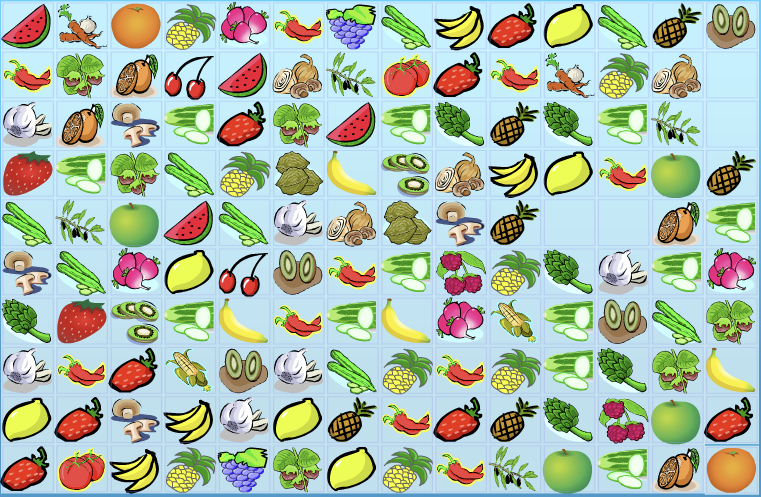
#> input picture input1.jpg, 761 x 497 px
$ python -i fruit.py   (imports and definitions only)
#> lines starting #> are read from the running program, lines starting #| are printed output that depends on the picture; after the words box and inside, x2 and y2 are one past the last pixel; in counts of white or black regions, pixels touching at a corner belong together
#> further down, picture is the input picture: shape (497, 761, 3); mean B, G, R 171.5, 188.4, 171.3
import cv2
import numpy as np
from skimage.metrics import structural_similarity as ssim
import random

from PIL import ImageGrab
import numpy as np

from collections import deque
import matplotlib.pyplot as plt

# 定义方向向量，上、下、左、右
DIRECTIONS = [(-1, 0), (1, 0), (0, -1), (0, 1)]

DEBUG = 0

SHOW_SCALE = 1
         #1 2  3   4   5    6   7   8   9   10  11  12  13  14
x_list = [3,57,111,165,219,273,327,382,436,490,544,598,652,706]
y_list = [2,52,101,150,199,249,298,347,396,446]

# [54 lines left out: functions check_empty, preprocess_image_by_list, not called in this run]

def preprocess_image(img, grid_size=(10, 14)):
#> called with grid_size = (10, 14)
    img_h, img_w, _ = img.shape
#> img_h = 497; img_w = 761

    # 读取图片
    gray = cv2.cvtColor(img, cv2.COLOR_BGR2GRAY)  # 将图像转为灰度图
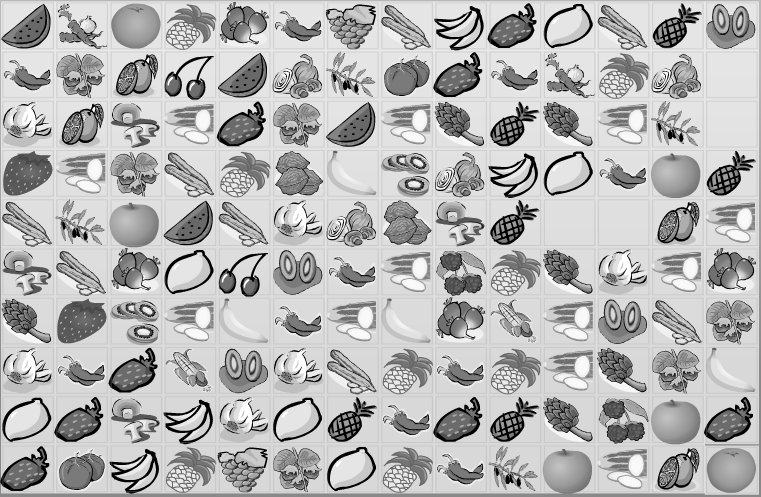
#> gray: shape (497, 761); min 0, max 255, mean 181.3
    blurred = cv2.GaussianBlur(gray, (5, 5), 0)  # 高斯模糊，减少噪声
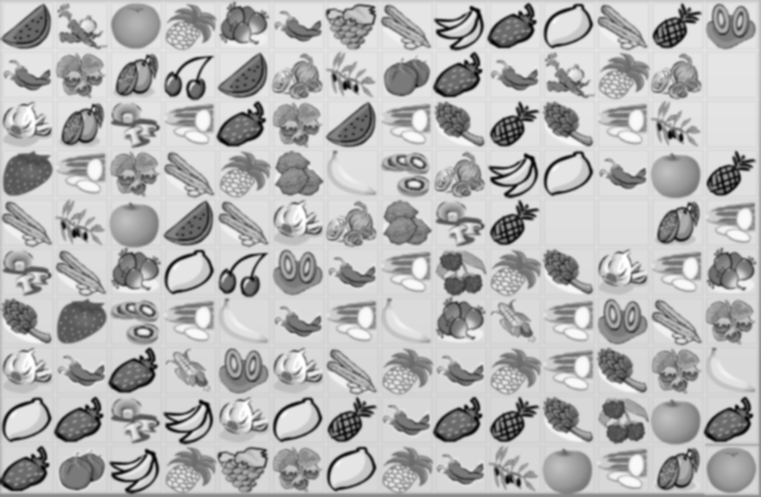
#> blurred: shape (497, 761); min 3, max 255, mean 181.4
    edges = cv2.Canny(gray, 4, 4)  # 使用 Canny 边缘检测
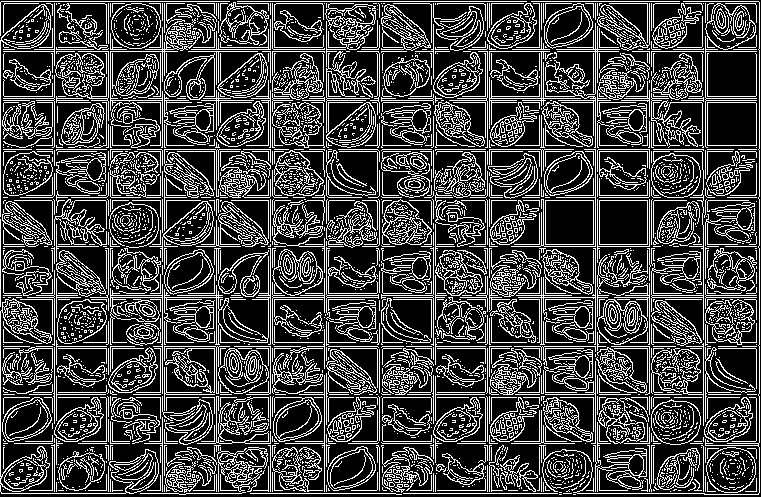
#> edges: shape (497, 761); 26.8% white in thin lines or dots

    # 显示边缘检测结果
    if DEBUG:
        window_name = 'Edges with Canny'
        cv2.namedWindow(window_name, cv2.WINDOW_NORMAL)

        # 调整窗口大小，例如宽度400，高度300
        cv2.resizeWindow(window_name, int(img_w * SHOW_SCALE) , int(img_h * SHOW_SCALE))
        cv2.imshow(window_name, edges)
        cv2.waitKey(0)
        cv2.destroyAllWindows()

    # 使用形态学操作来填充边缘空隙
    # 使用较小的核进行形态学操作
    # kernel = np.ones((2, 2), np.uint8)  # 使用较小的核
    # edges = cv2.morphologyEx(edges, cv2.MORPH_CLOSE, kernel, iterations=1)  # 使用闭操作代替单纯膨胀

    # 显示边缘检测结果
    if DEBUG:
        window_name = 'Edges with Morphology'
        cv2.namedWindow(window_name, cv2.WINDOW_NORMAL)

        # 调整窗口大小，例如宽度400，高度300
        cv2.resizeWindow(window_name, int(img_w * SHOW_SCALE) , int(img_h * SHOW_SCALE))
        cv2.imshow(window_name, edges)
        cv2.waitKey(0)
        cv2.destroyAllWindows()

    # 查找图像中的轮廓
    contours, _ = cv2.findContours(edges, cv2.RETR_EXTERNAL, cv2.CHAIN_APPROX_SIMPLE)
#> contours = 2415 contours, 2217 with area under 20; largest, box (x1, y1, x2, y2) and area: (0, 298, 159, 494) 3647, (599, 200, 648, 245) 2112, (545, 200, 594, 245) 2112, (707, 102, 757, 146) 2106, (651, 399, 701, 445) 1774

    blocks = []  # 存储分割出来的每个方块和其坐标
    board_size = 7

    min_block_height = img_h // 2 // grid_size[0]  # 使用整除，确保尺寸为整数
#> min_block_height = 24
    min_block_width = img_w // 2 // grid_size[1]
#> min_block_width = 27

    max_block_height = img_h // grid_size[0] + 5  # 使用整除，确保尺寸为整数
#> max_block_height = 54
    max_block_width = img_w // grid_size[1] + 5
#> max_block_width = 59

    x_dict = {}
    y_dict = {}
    # 遍历检测到的每个轮廓
    for contour in contours:
        # 为每个轮廓拟合一个最小的边界矩形
        x, y, w, h = cv2.boundingRect(contour)

        # 过滤掉太小或太大的矩形块，防止噪声干扰
        if w > min_block_width and w < max_block_width and h > min_block_height and h < max_block_height:  # 根据图像大小调整阈值
            # 提取矩形区域
            block = img[y:y+h, x:x+w]
            blocks.append((block, (x, y, w, h)))

            # 在原图上绘制矩形框 (绿色)
            cv2.rectangle(img, (x, y), (x + w, y + h), (0, 255, 0), 2)

            x_dict.update({x:1})
            y_dict.update({y:1})
#> this loop made 2415 passes
#> (x, y, w, h) on passes 5, 7, 8: (250, 493, 152, 2), (140, 492, 106, 3), (670, 491, 1, 1)
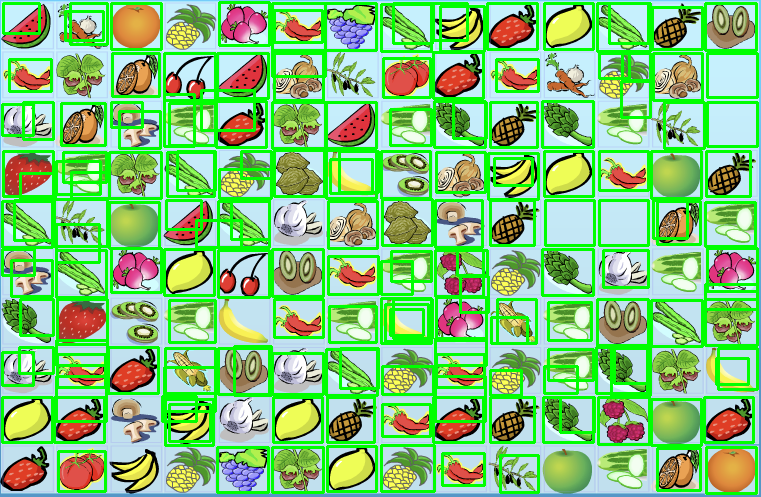
#> img: shape (497, 761, 3); mean B, G, R 126, 197.5, 132.4
#> after the loop, blocks = 172 items; x_dict = 100 items; y_dict = 80 items

            # 按照键排序并输出
    for key in sorted(x_dict):
        print(key,end=",")
#> this loop made 100 passes
#> key on passes 1 to 12: 2, 3, 9, 11, 14, 19, 20, 23, 54, 56, 57, 58
#| 2,
#| 3,
#| 9,
#| 11,
#| 14,
#| 19,
#| 20,
#| 23,
#> (further printed lines are left out)
    print("")
            # 按照键排序并输出
    for key in sorted(y_dict):
        print(key,end=",")
#> this loop made 80 passes
#> key on passes 1 to 12: 2, 3, 4, 6, 7, 10, 11, 51, 52, 53, 58, 59
#| 2,
#| 3,
#| 4,
#| 6,
#| 7,
#| 10,
#| 11,
#| 51,
#> (further printed lines are left out)
    print("")

    if DEBUG:
        window_name = 'Detected Blocks'
        cv2.namedWindow(window_name, cv2.WINDOW_NORMAL)

        # 调整窗口大小，例如宽度400，高度300
        cv2.resizeWindow(window_name, int(img_w * SHOW_SCALE) , int(img_h * SHOW_SCALE))
        cv2.imshow(window_name, img)
        cv2.waitKey(0)
        cv2.destroyAllWindows()

    return blocks

# [302 lines left out: functions orb_similarity, match_blocks_by_classification, draw_classified_blocks, is_valid, bfs_find_path, draw_path and 4 more, not called in this run]

# [1 line not run here, left out]

>>> import cv2
>>> picture = cv2.imread('input1.jpg')
>>> result = preprocess_image(picture)
#> result = 172 items

$ run again, on input.jpg
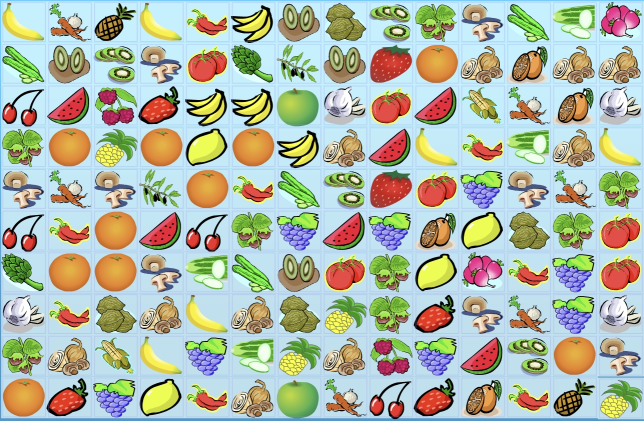
#> input picture input.jpg, 1287 x 841 px (shown at 1/2 size)
#> picture is the input picture: shape (841, 1287, 3); mean B, G, R 168.2, 184.1, 174.7
#> in preprocess_image, `edges = cv2.Canny(gray, 4, 4)`:
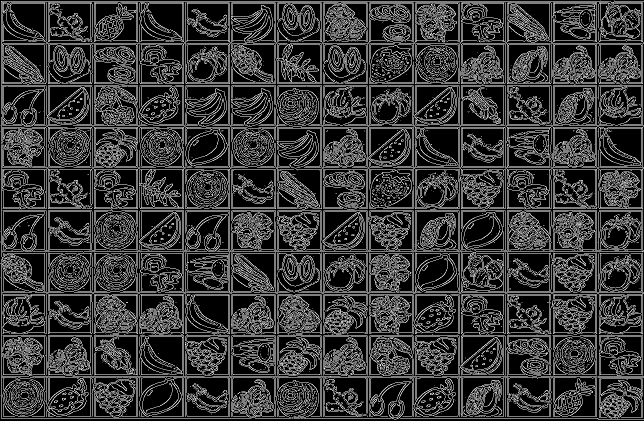
#> edges: shape (841, 1287) (shown at 1/2 size); 22.3% white in thin lines or dots
#> contours = 5120 contours, 4811 with area under 20; largest, box (x1, y1, x2, y2) and area: (922, 254, 1011, 335) 7036, (1091, 170, 1283, 252) 7028, (463, 338, 552, 418) 6951, (553, 87, 644, 168) 6194, (464, 256, 549, 333) 5072
#> the loop in preprocess_image, `for contour in contours:` made 5120 passes
#> (x, y, w, h) on passes 4, 8, 10: (800, 836, 487, 3), (985, 833, 1, 1), (948, 833, 1, 1)
#> after the loop in preprocess_image, `for contour in contours:`:
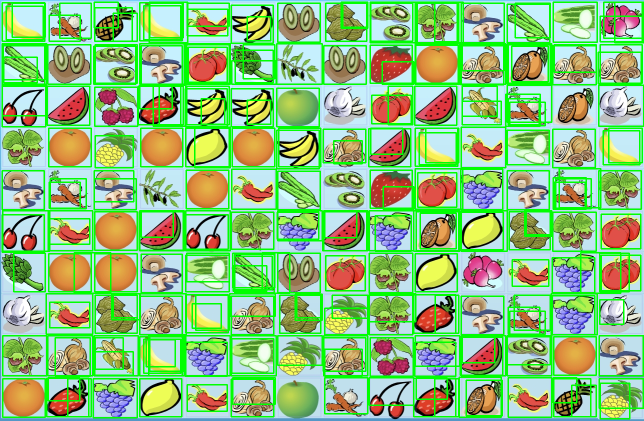
#> img: shape (841, 1287, 3) (shown at 1/2 size); 18.1% of pixels changed, all inside (x1, y1, x2, y2) = (3, 3, 1287, 839)
#> after the loop in preprocess_image, `for contour in contours:`: blocks = 254 items; x_dict = 134 items; y_dict = 103 items
#> the loop in preprocess_image, `for key in sorted(x_dict):` made 134 passes
#> key on passes 1 to 8: 4, 5, 6, 7, 12, 24, 27, 92
#> (printed output is left out)
#> the loop in preprocess_image, `for key in sorted(y_dict):` made 103 passes
#> key on passes 1 to 8: 4, 5, 6, 8, 10, 11, 12, 15
#> (printed output is left out)
#> result = 254 items
